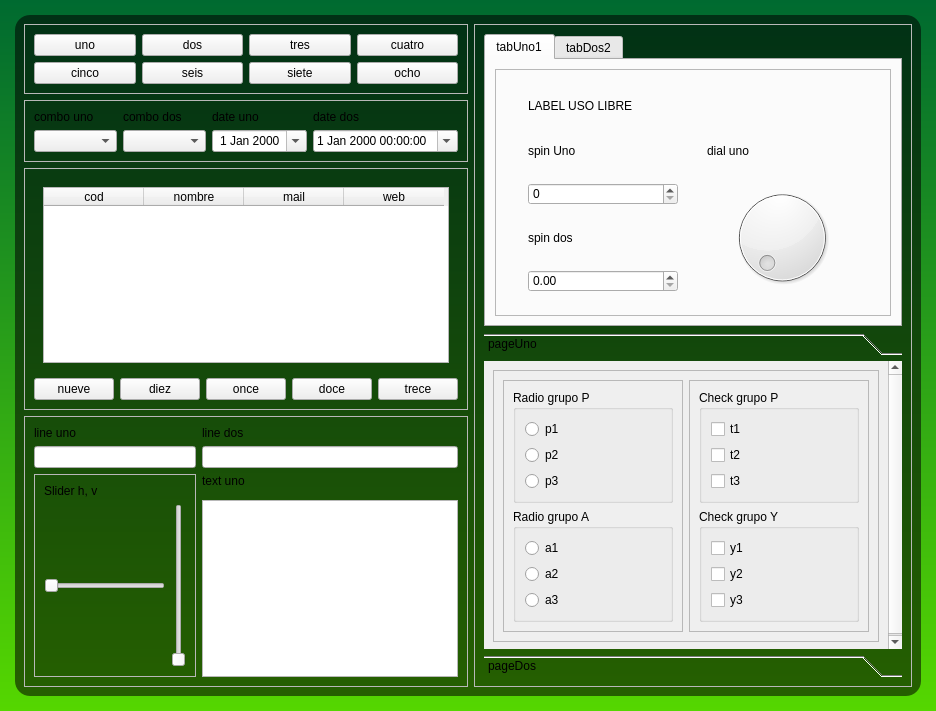
<?xml version="1.0" encoding="UTF-8"?>
<ui version="4.0">
 <class>MainWindow</class>
 <widget class="QMainWindow" name="MainWindow">
  <property name="geometry">
   <rect>
    <x>0</x>
    <y>0</y>
    <width>936</width>
    <height>711</height>
   </rect>
  </property>
  <property name="windowTitle">
   <string>MainWindow</string>
  </property>
  <property name="styleSheet">
   <string notr="true">QFrame#frameOne{
	background:qlineargradient(spread:pad, x1:1, y1:0, x2:1, y2:1, stop:0 rgba(0, 106, 48, 255), stop:1 rgba(85, 215, 0, 255));
}


QFrame#frameTwo{
	background:rgba(0, 0, 0, 140);
	border-radius: 15px;
}



</string>
  </property>
  <widget class="QWidget" name="centralwidget">
   <layout class="QGridLayout" name="gridLayout">
    <property name="leftMargin">
     <number>0</number>
    </property>
    <property name="topMargin">
     <number>0</number>
    </property>
    <property name="rightMargin">
     <number>0</number>
    </property>
    <property name="bottomMargin">
     <number>0</number>
    </property>
    <item row="0" column="0">
     <widget class="QFrame" name="frameOne">
      <layout class="QGridLayout" name="gridLayout_2">
       <property name="leftMargin">
        <number>15</number>
       </property>
       <property name="topMargin">
        <number>15</number>
       </property>
       <property name="rightMargin">
        <number>15</number>
       </property>
       <property name="bottomMargin">
        <number>15</number>
       </property>
       <item row="0" column="0">
        <widget class="QFrame" name="frameTwo">
         <layout class="QGridLayout" name="gridLayout_15">
          <item row="0" column="0">
           <widget class="QFrame" name="frame">
            <property name="frameShape">
             <enum>QFrame::StyledPanel</enum>
            </property>
            <property name="frameShadow">
             <enum>QFrame::Plain</enum>
            </property>
            <layout class="QGridLayout" name="gridLayout_5">
             <item row="0" column="2">
              <widget class="QPushButton" name="botTres">
               <property name="text">
                <string>tres</string>
               </property>
              </widget>
             </item>
             <item row="0" column="1">
              <widget class="QPushButton" name="botDos">
               <property name="text">
                <string>dos</string>
               </property>
              </widget>
             </item>
             <item row="1" column="1">
              <widget class="QPushButton" name="botSeis">
               <property name="text">
                <string>seis</string>
               </property>
              </widget>
             </item>
             <item row="1" column="2">
              <widget class="QPushButton" name="botSiete">
               <property name="text">
                <string>siete</string>
               </property>
              </widget>
             </item>
             <item row="0" column="0">
              <widget class="QPushButton" name="botUno">
               <property name="text">
                <string>uno</string>
               </property>
              </widget>
             </item>
             <item row="1" column="0">
              <widget class="QPushButton" name="botCinco">
               <property name="text">
                <string>cinco</string>
               </property>
              </widget>
             </item>
             <item row="0" column="3">
              <widget class="QPushButton" name="botCuatro">
               <property name="text">
                <string>cuatro</string>
               </property>
              </widget>
             </item>
             <item row="1" column="3">
              <widget class="QPushButton" name="botOcho">
               <property name="text">
                <string>ocho</string>
               </property>
              </widget>
             </item>
            </layout>
           </widget>
          </item>
          <item row="0" column="1" rowspan="4">
           <widget class="QFrame" name="frame_4">
            <property name="frameShape">
             <enum>QFrame::StyledPanel</enum>
            </property>
            <property name="frameShadow">
             <enum>QFrame::Plain</enum>
            </property>
            <layout class="QVBoxLayout" name="verticalLayout">
             <item>
              <widget class="QTabWidget" name="tabWidget">
               <property name="currentIndex">
                <number>0</number>
               </property>
               <widget class="QWidget" name="tabUno">
                <attribute name="title">
                 <string>tabUno1</string>
                </attribute>
                <layout class="QGridLayout" name="gridLayout_10">
                 <item row="0" column="0">
                  <widget class="QFrame" name="frame_6">
                   <property name="frameShape">
                    <enum>QFrame::StyledPanel</enum>
                   </property>
                   <property name="frameShadow">
                    <enum>QFrame::Plain</enum>
                   </property>
                   <layout class="QGridLayout" name="gridLayout_9">
                    <item row="3" column="0">
                     <widget class="QSpinBox" name="spinUno"/>
                    </item>
                    <item row="0" column="0" colspan="2">
                     <widget class="QLabel" name="labelPrueba">
                      <property name="maximumSize">
                       <size>
                        <width>16777215</width>
                        <height>25</height>
                       </size>
                      </property>
                      <property name="text">
                       <string>LABEL USO LIBRE</string>
                      </property>
                     </widget>
                    </item>
                    <item row="1" column="0">
                     <widget class="QLabel" name="label_14">
                      <property name="maximumSize">
                       <size>
                        <width>150</width>
                        <height>25</height>
                       </size>
                      </property>
                      <property name="text">
                       <string>spin Uno</string>
                      </property>
                     </widget>
                    </item>
                    <item row="5" column="0">
                     <widget class="QDoubleSpinBox" name="spinDos"/>
                    </item>
                    <item row="4" column="0">
                     <widget class="QLabel" name="label_3">
                      <property name="maximumSize">
                       <size>
                        <width>150</width>
                        <height>25</height>
                       </size>
                      </property>
                      <property name="text">
                       <string>spin dos</string>
                      </property>
                     </widget>
                    </item>
                    <item row="1" column="1">
                     <widget class="QLabel" name="label_9">
                      <property name="maximumSize">
                       <size>
                        <width>150</width>
                        <height>25</height>
                       </size>
                      </property>
                      <property name="text">
                       <string>dial uno</string>
                      </property>
                     </widget>
                    </item>
                    <item row="3" column="1" rowspan="3">
                     <widget class="QDial" name="dialUno"/>
                    </item>
                   </layout>
                  </widget>
                 </item>
                </layout>
               </widget>
               <widget class="QWidget" name="tabDos">
                <attribute name="title">
                 <string>tabDos2</string>
                </attribute>
                <layout class="QGridLayout" name="gridLayout_13">
                 <item row="2" column="0" colspan="2">
                  <widget class="QListWidget" name="listaUno"/>
                 </item>
                 <item row="0" column="0">
                  <widget class="QLabel" name="label_8">
                   <property name="maximumSize">
                    <size>
                     <width>50</width>
                     <height>16777215</height>
                    </size>
                   </property>
                   <property name="text">
                    <string>lcd y lista</string>
                   </property>
                   <property name="buddy">
                    <cstring>label_8</cstring>
                   </property>
                  </widget>
                 </item>
                 <item row="0" column="1">
                  <widget class="QLCDNumber" name="lcdUno">
                   <property name="minimumSize">
                    <size>
                     <width>0</width>
                     <height>50</height>
                    </size>
                   </property>
                  </widget>
                 </item>
                </layout>
               </widget>
              </widget>
             </item>
             <item>
              <widget class="QToolBox" name="toolBox">
               <property name="currentIndex">
                <number>0</number>
               </property>
               <widget class="QWidget" name="pageUno">
                <property name="geometry">
                 <rect>
                  <x>0</x>
                  <y>0</y>
                  <width>421</width>
                  <height>264</height>
                 </rect>
                </property>
                <attribute name="label">
                 <string>pageUno</string>
                </attribute>
                <layout class="QGridLayout" name="gridLayout_8">
                 <item row="0" column="0">
                  <widget class="QFrame" name="frame_9">
                   <property name="frameShape">
                    <enum>QFrame::StyledPanel</enum>
                   </property>
                   <property name="frameShadow">
                    <enum>QFrame::Plain</enum>
                   </property>
                   <layout class="QHBoxLayout" name="horizontalLayout">
                    <item>
                     <widget class="QFrame" name="frame_7">
                      <property name="frameShape">
                       <enum>QFrame::StyledPanel</enum>
                      </property>
                      <property name="frameShadow">
                       <enum>QFrame::Plain</enum>
                      </property>
                      <layout class="QVBoxLayout" name="verticalLayout_2">
                       <item>
                        <widget class="QGroupBox" name="groupBox_2">
                         <property name="title">
                          <string>Radio grupo P</string>
                         </property>
                         <layout class="QVBoxLayout" name="verticalLayout_6">
                          <item>
                           <widget class="QRadioButton" name="radioP1">
                            <property name="text">
                             <string>p1</string>
                            </property>
                           </widget>
                          </item>
                          <item>
                           <widget class="QRadioButton" name="radioP2">
                            <property name="text">
                             <string>p2</string>
                            </property>
                           </widget>
                          </item>
                          <item>
                           <widget class="QRadioButton" name="radioP3">
                            <property name="text">
                             <string>p3</string>
                            </property>
                           </widget>
                          </item>
                         </layout>
                        </widget>
                       </item>
                       <item>
                        <widget class="QGroupBox" name="groupBox">
                         <property name="title">
                          <string>Radio grupo A</string>
                         </property>
                         <layout class="QVBoxLayout" name="verticalLayout_7">
                          <item>
                           <widget class="QRadioButton" name="radioA1">
                            <property name="text">
                             <string>a1</string>
                            </property>
                           </widget>
                          </item>
                          <item>
                           <widget class="QRadioButton" name="radioA2">
                            <property name="text">
                             <string>a2</string>
                            </property>
                           </widget>
                          </item>
                          <item>
                           <widget class="QRadioButton" name="radioA3">
                            <property name="text">
                             <string>a3</string>
                            </property>
                           </widget>
                          </item>
                         </layout>
                        </widget>
                       </item>
                      </layout>
                     </widget>
                    </item>
                    <item>
                     <widget class="QFrame" name="frame_8">
                      <property name="frameShape">
                       <enum>QFrame::StyledPanel</enum>
                      </property>
                      <property name="frameShadow">
                       <enum>QFrame::Plain</enum>
                      </property>
                      <layout class="QVBoxLayout" name="verticalLayout_3">
                       <item>
                        <widget class="QGroupBox" name="groupBox_4">
                         <property name="title">
                          <string>Check grupo P</string>
                         </property>
                         <layout class="QVBoxLayout" name="verticalLayout_5">
                          <item>
                           <widget class="QCheckBox" name="checkT1">
                            <property name="text">
                             <string>t1</string>
                            </property>
                           </widget>
                          </item>
                          <item>
                           <widget class="QCheckBox" name="checkT2">
                            <property name="text">
                             <string>t2</string>
                            </property>
                           </widget>
                          </item>
                          <item>
                           <widget class="QCheckBox" name="checkT3">
                            <property name="text">
                             <string>t3</string>
                            </property>
                           </widget>
                          </item>
                         </layout>
                        </widget>
                       </item>
                       <item>
                        <widget class="QGroupBox" name="groupBox_3">
                         <property name="title">
                          <string>Check grupo Y</string>
                         </property>
                         <layout class="QVBoxLayout" name="verticalLayout_4">
                          <item>
                           <widget class="QCheckBox" name="checkY1">
                            <property name="text">
                             <string>y1</string>
                            </property>
                           </widget>
                          </item>
                          <item>
                           <widget class="QCheckBox" name="checkY2">
                            <property name="text">
                             <string>y2</string>
                            </property>
                           </widget>
                          </item>
                          <item>
                           <widget class="QCheckBox" name="checkY3">
                            <property name="text">
                             <string>y3</string>
                            </property>
                           </widget>
                          </item>
                         </layout>
                        </widget>
                       </item>
                      </layout>
                     </widget>
                    </item>
                   </layout>
                  </widget>
                 </item>
                </layout>
               </widget>
               <widget class="QWidget" name="pageDos">
                <property name="geometry">
                 <rect>
                  <x>0</x>
                  <y>0</y>
                  <width>404</width>
                  <height>281</height>
                 </rect>
                </property>
                <attribute name="label">
                 <string>pageDos</string>
                </attribute>
                <layout class="QGridLayout" name="gridLayout_14">
                 <item row="3" column="0">
                  <widget class="QLabel" name="label_11">
                   <property name="text">
                    <string>time uno</string>
                   </property>
                  </widget>
                 </item>
                 <item row="6" column="0">
                  <widget class="QLabel" name="label_17">
                   <property name="maximumSize">
                    <size>
                     <width>320</width>
                     <height>220</height>
                    </size>
                   </property>
                   <property name="text">
                    <string/>
                   </property>
                   <property name="pixmap">
                    <pixmap resource="source.qrc">:/imagen/cover.jpg</pixmap>
                   </property>
                   <property name="scaledContents">
                    <bool>true</bool>
                   </property>
                   <property name="buddy">
                    <cstring>label_8</cstring>
                   </property>
                  </widget>
                 </item>
                 <item row="4" column="0">
                  <widget class="QTimeEdit" name="horaUno"/>
                 </item>
                </layout>
               </widget>
              </widget>
             </item>
            </layout>
           </widget>
          </item>
          <item row="1" column="0">
           <widget class="QFrame" name="frame_2">
            <property name="frameShape">
             <enum>QFrame::StyledPanel</enum>
            </property>
            <property name="frameShadow">
             <enum>QFrame::Plain</enum>
            </property>
            <layout class="QGridLayout" name="gridLayout_4">
             <item row="2" column="0">
              <widget class="QComboBox" name="comboUno"/>
             </item>
             <item row="2" column="1">
              <widget class="QComboBox" name="comboDos"/>
             </item>
             <item row="2" column="2">
              <widget class="QDateEdit" name="dateUno">
               <property name="alignment">
                <set>Qt::AlignCenter</set>
               </property>
               <property name="calendarPopup">
                <bool>true</bool>
               </property>
              </widget>
             </item>
             <item row="2" column="3">
              <widget class="QDateTimeEdit" name="dateDos">
               <property name="calendarPopup">
                <bool>true</bool>
               </property>
              </widget>
             </item>
             <item row="0" column="2">
              <widget class="QLabel" name="label_7">
               <property name="text">
                <string>date uno</string>
               </property>
              </widget>
             </item>
             <item row="0" column="1">
              <widget class="QLabel" name="label_5">
               <property name="text">
                <string>combo dos</string>
               </property>
              </widget>
             </item>
             <item row="0" column="0">
              <widget class="QLabel" name="label_6">
               <property name="text">
                <string>combo uno</string>
               </property>
              </widget>
             </item>
             <item row="0" column="3">
              <widget class="QLabel" name="label_10">
               <property name="text">
                <string>date dos</string>
               </property>
              </widget>
             </item>
            </layout>
           </widget>
          </item>
          <item row="2" column="0">
           <widget class="QFrame" name="frame_10">
            <property name="frameShape">
             <enum>QFrame::StyledPanel</enum>
            </property>
            <property name="frameShadow">
             <enum>QFrame::Plain</enum>
            </property>
            <layout class="QGridLayout" name="gridLayout_11">
             <item row="1" column="1">
              <widget class="QPushButton" name="botDiez">
               <property name="text">
                <string>diez</string>
               </property>
              </widget>
             </item>
             <item row="1" column="0">
              <widget class="QPushButton" name="botNueve">
               <property name="text">
                <string>nueve</string>
               </property>
              </widget>
             </item>
             <item row="1" column="4">
              <widget class="QPushButton" name="botTrece">
               <property name="text">
                <string>trece</string>
               </property>
              </widget>
             </item>
             <item row="1" column="2">
              <widget class="QPushButton" name="botOnce">
               <property name="text">
                <string>once</string>
               </property>
              </widget>
             </item>
             <item row="1" column="3">
              <widget class="QPushButton" name="botDoce">
               <property name="text">
                <string>doce</string>
               </property>
              </widget>
             </item>
             <item row="0" column="0" colspan="5">
              <widget class="QStackedWidget" name="stackedWidget">
               <property name="currentIndex">
                <number>0</number>
               </property>
               <widget class="QWidget" name="page">
                <layout class="QGridLayout" name="gridLayout_6">
                 <item row="0" column="2">
                  <widget class="QTableWidget" name="tablaUno">
                   <property name="verticalScrollMode">
                    <enum>QAbstractItemView::ScrollPerPixel</enum>
                   </property>
                   <property name="horizontalScrollMode">
                    <enum>QAbstractItemView::ScrollPerPixel</enum>
                   </property>
                   <column>
                    <property name="text">
                     <string>cod</string>
                    </property>
                   </column>
                   <column>
                    <property name="text">
                     <string>nombre</string>
                    </property>
                   </column>
                   <column>
                    <property name="text">
                     <string>mail</string>
                    </property>
                   </column>
                   <column>
                    <property name="text">
                     <string>web</string>
                    </property>
                   </column>
                  </widget>
                 </item>
                </layout>
               </widget>
               <widget class="QWidget" name="page_2">
                <layout class="QGridLayout" name="gridLayout_12">
                 <item row="0" column="0">
                  <widget class="QLabel" name="label_15">
                   <property name="maximumSize">
                    <size>
                     <width>350</width>
                     <height>240</height>
                    </size>
                   </property>
                   <property name="text">
                    <string/>
                   </property>
                   <property name="pixmap">
                    <pixmap resource="source.qrc">:/imagen/cover.jpg</pixmap>
                   </property>
                   <property name="scaledContents">
                    <bool>true</bool>
                   </property>
                   <property name="buddy">
                    <cstring>label_8</cstring>
                   </property>
                  </widget>
                 </item>
                </layout>
               </widget>
              </widget>
             </item>
            </layout>
           </widget>
          </item>
          <item row="3" column="0">
           <widget class="QFrame" name="frame_3">
            <property name="frameShape">
             <enum>QFrame::StyledPanel</enum>
            </property>
            <property name="frameShadow">
             <enum>QFrame::Plain</enum>
            </property>
            <layout class="QGridLayout" name="gridLayout_3">
             <item row="1" column="0">
              <widget class="QLineEdit" name="lineUno">
               <property name="clearButtonEnabled">
                <bool>true</bool>
               </property>
              </widget>
             </item>
             <item row="3" column="1">
              <widget class="QLabel" name="label_2">
               <property name="text">
                <string>text uno</string>
               </property>
              </widget>
             </item>
             <item row="0" column="1">
              <widget class="QLabel" name="label_12">
               <property name="text">
                <string>line dos</string>
               </property>
              </widget>
             </item>
             <item row="0" column="0">
              <widget class="QLabel" name="label_4">
               <property name="text">
                <string>line uno</string>
               </property>
              </widget>
             </item>
             <item row="5" column="1">
              <widget class="QTextEdit" name="textUno"/>
             </item>
             <item row="1" column="1">
              <widget class="QLineEdit" name="lineDos"/>
             </item>
             <item row="3" column="0" rowspan="3">
              <widget class="QFrame" name="frame_5">
               <property name="frameShape">
                <enum>QFrame::StyledPanel</enum>
               </property>
               <property name="frameShadow">
                <enum>QFrame::Plain</enum>
               </property>
               <layout class="QGridLayout" name="gridLayout_7">
                <item row="3" column="0">
                 <widget class="QSlider" name="horizontalSlider">
                  <property name="orientation">
                   <enum>Qt::Horizontal</enum>
                  </property>
                 </widget>
                </item>
                <item row="3" column="1">
                 <widget class="QSlider" name="verticalSlider">
                  <property name="orientation">
                   <enum>Qt::Vertical</enum>
                  </property>
                 </widget>
                </item>
                <item row="0" column="0" colspan="2">
                 <widget class="QLabel" name="label_13">
                  <property name="text">
                   <string>Slider h, v</string>
                  </property>
                 </widget>
                </item>
               </layout>
              </widget>
             </item>
            </layout>
           </widget>
          </item>
         </layout>
        </widget>
       </item>
      </layout>
     </widget>
    </item>
   </layout>
  </widget>
 </widget>
 <resources>
  <include location="source.qrc"/>
 </resources>
 <connections/>
</ui>
